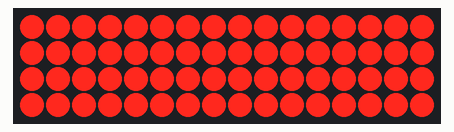
The sketch below on a simulated Arduino Uno, built with avr-gcc and run on an emulated ATmega328P. Shown: 16×4 LED matrix. Wiring (inferred from the names in the program): LED cube drawn one layer per row (orientation assumed): layers A3, A2, A1, A0; columns pin 13, pin 12, pin 11, pin 10, pin 9, pin 8, pin 7, pin 6, pin 5, pin 4, pin 3, pin 2, pin 1, pin 0, A5, A4.

Above: at 5.99 s.
At 13.78 s:
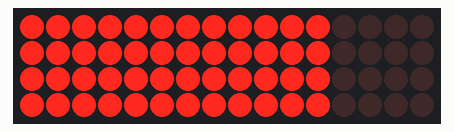
At 17.16 s:
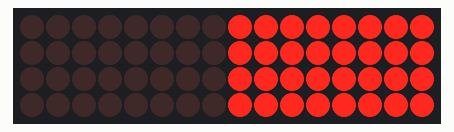
At 22.5 s:
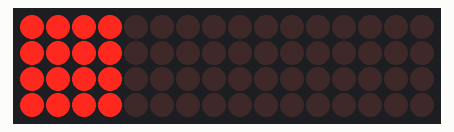
At 31.36 s:
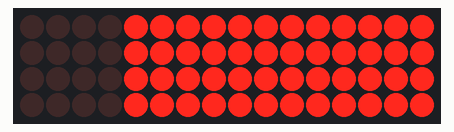
At 38.83 s:
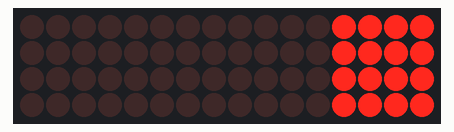

The sketch:

led_cube_blinking.ino
```cpp
//initializing and declaring led columns
  int column[16]={13,12,11,10,9,8,7,6,5,4,3,2,1,0,A5,A4};
//initializing and declaring led rows
  int row[4]={A3,A2,A1,A0};
 void setup()
{
 //setting columns to ouput
  for(int i = 0; i<16; i++)
  {
    pinMode(column[i], OUTPUT);
  }
  //setting rows to output
  for(int i = 0; i<4; i++)
  {
    pinMode(row[i], OUTPUT);
  }
}
void loop()
{
  blinkingfullcube();
  rowwiseblink();
  columnwiseblink();
  propeller();
  delay(2000);
}
//********functions*********
//for turn all LED cube off
void turnalloff()
 {
  for(int i = 0; i<4; i++)
   {
     digitalWrite(row[i],HIGH);
   }
  for(int i = 0; i<16; i++)
   {
     digitalWrite(column[i],LOW);
   }
 }
//for turn all LED cube on
void turnallon()
{
   for(int i = 0; i<4; i++)
  {
    digitalWrite(row[i], LOW);
  }
  for(int i = 0; i<16; i++)
  {
    digitalWrite(column[i],HIGH);
  }
}
//for blinking of full LED cube
void blinkingfullcube()
{
  int i = 150;
  while(i != 0)
  {
    turnallon();
    delay(i);
    turnalloff();
    delay(i);
    i-=5;
  }
}
// for row wise blinking of LED cube
void rowwiseblink()
{
  int a= 75;
  for(int i = 5; i>= 0; i--)
  {
    turnallon();
    for(int i = 4; i>=0; i--)
    {
      digitalWrite(row[i-1], LOW);
      delay(a);
  }
    for(int i = 0; i<4; i++)
    {
      digitalWrite(row[i], HIGH);
      delay(a);
    }
      for(int i = 0; i<4; i++)
    {
      digitalWrite(row[i], LOW);
      delay(a);
    }
    for(int i = 4; i>=0; i--)
    {
      digitalWrite(row[i-1], HIGH);
      delay(a);
    }
  }
}
//for column wise blinking of LED cube
void columnwiseblink()
{
  int a=150;
  while(a!=0)
  {
    turnallon();
    digitalWrite(column[15],LOW);
    digitalWrite(column[14],LOW);
    digitalWrite(column[13],LOW);
    digitalWrite(column[12],LOW);
    delay(a);
    digitalWrite(column[11],LOW);
    digitalWrite(column[10],LOW);
    digitalWrite(column[9],LOW);
    digitalWrite(column[8],LOW);
    delay(a);
    digitalWrite(column[7],LOW);
    digitalWrite(column[6],LOW);
    digitalWrite(column[5],LOW);
    digitalWrite(column[4],LOW);
    delay(a);
    digitalWrite(column[3],LOW);
    digitalWrite(column[2],LOW);
    digitalWrite(column[1],LOW);
    digitalWrite(column[0],LOW);
    delay(a);
    turnalloff();
    digitalWrite(column[3],HIGH);
    digitalWrite(column[2],HIGH);
    digitalWrite(column[1],HIGH);
    digitalWrite(column[0],HIGH);
    delay(a);
    digitalWrite(column[4],HIGH);
    digitalWrite(column[5],HIGH);
    digitalWrite(column[6],HIGH);
    digitalWrite(column[7],HIGH);
    delay(a);
    digitalWrite(column[8],HIGH);
    digitalWrite(column[9],HIGH);
    digitalWrite(column[10],HIGH);
    digitalWrite(column[11],HIGH);
    delay(a);
    digitalWrite(column[12],HIGH);
    digitalWrite(column[13],HIGH);
    digitalWrite(column[14],HIGH);
    digitalWrite(column[15],HIGH);
    delay(a);
    turnallon();
    digitalWrite(column[0],LOW);
    digitalWrite(column[1],LOW);
    digitalWrite(column[2],LOW);
    digitalWrite(column[3],LOW);
    delay(a);
    digitalWrite(column[4],LOW);
    digitalWrite(column[5],LOW);
    digitalWrite(column[6],LOW);
    digitalWrite(column[7],LOW);
    delay(a);
    digitalWrite(column[8],LOW);
    digitalWrite(column[9],LOW);
    digitalWrite(column[10],LOW);
    digitalWrite(column[11],LOW);
    delay(a);
    digitalWrite(column[12],LOW);
    digitalWrite(column[13],LOW);
    digitalWrite(column[14],LOW);
    digitalWrite(column[15],LOW);
    delay(a);
    turnalloff();
    digitalWrite(column[15],HIGH);
    digitalWrite(column[14],HIGH);
    digitalWrite(column[13],HIGH);
    digitalWrite(column[12],HIGH);
    delay(a);
    digitalWrite(column[11],HIGH);
    digitalWrite(column[10],HIGH);
    digitalWrite(column[9],HIGH);
    digitalWrite(column[8],HIGH);
    delay(a);
    digitalWrite(column[7],HIGH);
    digitalWrite(column[6],HIGH);
    digitalWrite(column[5],HIGH);
    digitalWrite(column[4],HIGH);
    delay(a);
    digitalWrite(column[3],HIGH);
    digitalWrite(column[2],HIGH);
    digitalWrite(column[1],HIGH);
    digitalWrite(column[0],HIGH);
    delay(a);
    a-=5;
  }
}
//turn columns off
void turnColumnsOff()
{
  for(int i = 0; i<16; i++)
  {
    digitalWrite(column[i], LOW);
  }
}
// for propellering of LED cube
void propeller()
{
  turnalloff();
  int a = 90;
  for(int y = 4; y>0; y--)
  {
    for(int i = 0; i<6; i++)
    {
      //turn on layer
      digitalWrite(row[y-1], HIGH);
      turnColumnsOff();
      digitalWrite(column[0], HIGH);
      digitalWrite(column[5], HIGH);
      digitalWrite(column[10],HIGH);
      digitalWrite(column[15],HIGH);
      delay(a);
      turnColumnsOff();
      digitalWrite(column[4], HIGH);
      digitalWrite(column[5], HIGH);
      digitalWrite(column[10],HIGH);
      digitalWrite(column[11],HIGH);
      delay(a);
      turnColumnsOff();
      digitalWrite(column[6], HIGH);
      digitalWrite(column[7], HIGH);
      digitalWrite(column[8], HIGH);
      digitalWrite(column[9], HIGH);
      delay(a);
      turnColumnsOff();
      digitalWrite(column[3], HIGH);
      digitalWrite(column[6], HIGH);
      digitalWrite(column[9], HIGH);
      digitalWrite(column[12],HIGH);
      delay(a);
      turnColumnsOff();
      digitalWrite(column[2], HIGH);
      digitalWrite(column[6], HIGH);
      digitalWrite(column[9], HIGH);
      digitalWrite(column[13],HIGH);
      delay(a);
      turnColumnsOff();
      digitalWrite(column[1], HIGH);
      digitalWrite(column[5], HIGH);
      digitalWrite(column[10],HIGH);
      digitalWrite(column[14],HIGH);
      delay(a);
    }
  }
}
```
